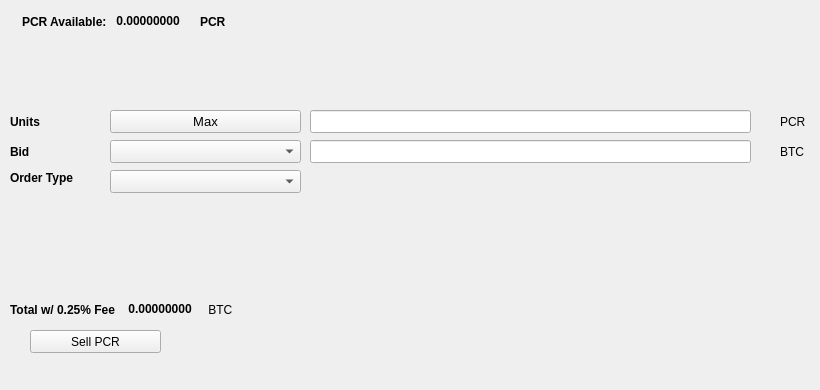
   <widget class="QWidget" name="SellTab">
    <attribute name="title">
     <string>Sell</string>
    </attribute>
    <widget class="QLabel" name="label_16">
     <property name="geometry">
      <rect>
       <x>780</x>
       <y>140</y>
       <width>31</width>
       <height>23</height>
      </rect>
     </property>
     <property name="text">
      <string>BTC</string>
     </property>
    </widget>
    <widget class="QComboBox" name="SellBidcomboBox">
     <property name="geometry">
      <rect>
       <x>110</x>
       <y>140</y>
       <width>191</width>
       <height>23</height>
      </rect>
     </property>
     <property name="font">
      <font>
       <pointsize>10</pointsize>
      </font>
     </property>
    </widget>
    <widget class="QLabel" name="label_18">
     <property name="geometry">
      <rect>
       <x>10</x>
       <y>110</y>
       <width>46</width>
       <height>23</height>
      </rect>
     </property>
     <property name="font">
      <font>
       <weight>75</weight>
       <bold>true</bold>
      </font>
     </property>
     <property name="text">
      <string>Units</string>
     </property>
    </widget>
    <widget class="QPushButton" name="Sell_Max_Amount">
     <property name="geometry">
      <rect>
       <x>110</x>
       <y>110</y>
       <width>191</width>
       <height>23</height>
      </rect>
     </property>
     <property name="font">
      <font>
       <pointsize>10</pointsize>
      </font>
     </property>
     <property name="text">
      <string>Max</string>
     </property>
    </widget>
    <widget class="QLabel" name="label_20">
     <property name="geometry">
      <rect>
       <x>10</x>
       <y>170</y>
       <width>91</width>
       <height>16</height>
      </rect>
     </property>
     <property name="font">
      <font>
       <weight>75</weight>
       <bold>true</bold>
      </font>
     </property>
     <property name="text">
      <string>Order Type</string>
     </property>
    </widget>
    <widget class="QComboBox" name="SellOrdertypeCombo">
     <property name="geometry">
      <rect>
       <x>110</x>
       <y>170</y>
       <width>191</width>
       <height>23</height>
      </rect>
     </property>
     <property name="font">
      <font>
       <pointsize>10</pointsize>
      </font>
     </property>
    </widget>
    <widget class="QLabel" name="label_21">
     <property name="geometry">
      <rect>
       <x>10</x>
       <y>140</y>
       <width>46</width>
       <height>23</height>
      </rect>
     </property>
     <property name="font">
      <font>
       <weight>75</weight>
       <bold>true</bold>
      </font>
     </property>
     <property name="text">
      <string>Bid</string>
     </property>
    </widget>
    <widget class="QLabel" name="label_22">
     <property name="geometry">
      <rect>
       <x>780</x>
       <y>110</y>
       <width>31</width>
       <height>23</height>
      </rect>
     </property>
     <property name="text">
      <string>PCR</string>
     </property>
    </widget>
    <widget class="QLineEdit" name="UnitsInputPCR">
     <property name="geometry">
      <rect>
       <x>310</x>
       <y>110</y>
       <width>441</width>
       <height>23</height>
      </rect>
     </property>
     <property name="font">
      <font>
       <pointsize>9</pointsize>
       <weight>75</weight>
       <bold>true</bold>
      </font>
     </property>
    </widget>
    <widget class="QLineEdit" name="SellBidPriceEdit">
     <property name="geometry">
      <rect>
       <x>310</x>
       <y>140</y>
       <width>441</width>
       <height>23</height>
      </rect>
     </property>
     <property name="font">
      <font>
       <pointsize>9</pointsize>
       <weight>75</weight>
       <bold>true</bold>
      </font>
     </property>
    </widget>
    <widget class="QPushButton" name="SellPCRBTN">
     <property name="geometry">
      <rect>
       <x>30</x>
       <y>330</y>
       <width>131</width>
       <height>23</height>
      </rect>
     </property>
     <property name="text">
      <string>Sell PCR</string>
     </property>
     <property name="icon">
      <iconset resource="../paycore">
       <normaloff>:/icons/bitcoin</normaloff>:/icons/bitcoin</iconset>
     </property>
    </widget>
    <widget class="QWidget" name="layoutWidget3">
     <property name="geometry">
      <rect>
       <x>22</x>
       <y>12</y>
       <width>258</width>
       <height>19</height>
      </rect>
     </property>
     <layout class="QHBoxLayout" name="horizontalLayout">
      <item>
       <widget class="QLabel" name="label232_2">
        <property name="font">
         <font>
          <weight>75</weight>
          <bold>true</bold>
         </font>
        </property>
        <property name="text">
         <string>PCR Available:</string>
        </property>
       </widget>
      </item>
      <item>
       <widget class="QLabel" name="PCRAvailableLabel">
        <property name="palette">
         <palette>
          <active>
           <colorrole role="WindowText">
            <brush brushstyle="SolidPattern">
             <color alpha="255">
              <red>0</red>
              <green>0</green>
              <blue>0</blue>
             </color>
            </brush>
           </colorrole>
           <colorrole role="Button">
            <brush brushstyle="SolidPattern">
             <color alpha="255">
              <red>0</red>
              <green>170</green>
              <blue>0</blue>
             </color>
            </brush>
           </colorrole>
           <colorrole role="Light">
            <brush brushstyle="SolidPattern">
             <color alpha="255">
              <red>0</red>
              <green>255</green>
              <blue>0</blue>
             </color>
            </brush>
           </colorrole>
           <colorrole role="Midlight">
            <brush brushstyle="SolidPattern">
             <color alpha="255">
              <red>0</red>
              <green>212</green>
              <blue>0</blue>
             </color>
            </brush>
           </colorrole>
           <colorrole role="Dark">
            <brush brushstyle="SolidPattern">
             <color alpha="255">
              <red>0</red>
              <green>85</green>
              <blue>0</blue>
             </color>
            </brush>
           </colorrole>
           <colorrole role="Mid">
            <brush brushstyle="SolidPattern">
             <color alpha="255">
              <red>0</red>
              <green>113</green>
              <blue>0</blue>
             </color>
            </brush>
           </colorrole>
           <colorrole role="Text">
            <brush brushstyle="SolidPattern">
             <color alpha="255">
              <red>0</red>
              <green>170</green>
              <blue>0</blue>
             </color>
            </brush>
           </colorrole>
           <colorrole role="BrightText">
            <brush brushstyle="SolidPattern">
             <color alpha="255">
              <red>255</red>
              <green>255</green>
              <blue>255</blue>
             </color>
            </brush>
           </colorrole>
           <colorrole role="ButtonText">
            <brush brushstyle="SolidPattern">
             <color alpha="255">
              <red>0</red>
              <green>0</green>
              <blue>0</blue>
             </color>
            </brush>
           </colorrole>
           <colorrole role="Base">
            <brush brushstyle="SolidPattern">
             <color alpha="255">
              <red>255</red>
              <green>255</green>
              <blue>255</blue>
             </color>
            </brush>
           </colorrole>
           <colorrole role="Window">
            <brush brushstyle="SolidPattern">
             <color alpha="255">
              <red>0</red>
              <green>170</green>
              <blue>0</blue>
             </color>
            </brush>
           </colorrole>
           <colorrole role="Shadow">
            <brush brushstyle="SolidPattern">
             <color alpha="255">
              <red>0</red>
              <green>0</green>
              <blue>0</blue>
             </color>
            </brush>
           </colorrole>
           <colorrole role="AlternateBase">
            <brush brushstyle="SolidPattern">
             <color alpha="255">
              <red>127</red>
              <green>212</green>
              <blue>127</blue>
             </color>
            </brush>
           </colorrole>
           <colorrole role="ToolTipBase">
            <brush brushstyle="SolidPattern">
             <color alpha="255">
              <red>255</red>
              <green>255</green>
              <blue>220</blue>
             </color>
            </brush>
           </colorrole>
           <colorrole role="ToolTipText">
            <brush brushstyle="SolidPattern">
             <color alpha="255">
              <red>0</red>
              <green>0</green>
              <blue>0</blue>
             </color>
            </brush>
           </colorrole>
          </active>
          <inactive>
           <colorrole role="WindowText">
            <brush brushstyle="SolidPattern">
             <color alpha="255">
              <red>0</red>
              <green>0</green>
              <blue>0</blue>
             </color>
            </brush>
           </colorrole>
           <colorrole role="Button">
            <brush brushstyle="SolidPattern">
             <color alpha="255">
              <red>0</red>
              <green>170</green>
              <blue>0</blue>
             </color>
            </brush>
           </colorrole>
           <colorrole role="Light">
            <brush brushstyle="SolidPattern">
             <color alpha="255">
              <red>0</red>
              <green>255</green>
              <blue>0</blue>
             </color>
            </brush>
           </colorrole>
           <colorrole role="Midlight">
            <brush brushstyle="SolidPattern">
             <color alpha="255">
              <red>0</red>
              <green>212</green>
              <blue>0</blue>
             </color>
            </brush>
           </colorrole>
           <colorrole role="Dark">
            <brush brushstyle="SolidPattern">
             <color alpha="255">
              <red>0</red>
              <green>85</green>
              <blue>0</blue>
             </color>
            </brush>
           </colorrole>
           <colorrole role="Mid">
            <brush brushstyle="SolidPattern">
             <color alpha="255">
              <red>0</red>
              <green>113</green>
              <blue>0</blue>
             </color>
            </brush>
           </colorrole>
           <colorrole role="Text">
            <brush brushstyle="SolidPattern">
             <color alpha="255">
              <red>0</red>
              <green>170</green>
              <blue>0</blue>
             </color>
            </brush>
           </colorrole>
           <colorrole role="BrightText">
            <brush brushstyle="SolidPattern">
             <color alpha="255">
              <red>255</red>
              <green>255</green>
              <blue>255</blue>
             </color>
            </brush>
           </colorrole>
           <colorrole role="ButtonText">
            <brush brushstyle="SolidPattern">
             <color alpha="255">
              <red>0</red>
              <green>0</green>
              <blue>0</blue>
             </color>
            </brush>
           </colorrole>
           <colorrole role="Base">
            <brush brushstyle="SolidPattern">
             <color alpha="255">
              <red>255</red>
              <green>255</green>
              <blue>255</blue>
             </color>
            </brush>
           </colorrole>
           <colorrole role="Window">
            <brush brushstyle="SolidPattern">
             <color alpha="255">
              <red>0</red>
              <green>170</green>
              <blue>0</blue>
             </color>
            </brush>
           </colorrole>
           <colorrole role="Shadow">
            <brush brushstyle="SolidPattern">
             <color alpha="255">
              <red>0</red>
              <green>0</green>
              <blue>0</blue>
             </color>
            </brush>
           </colorrole>
           <colorrole role="AlternateBase">
            <brush brushstyle="SolidPattern">
             <color alpha="255">
              <red>127</red>
              <green>212</green>
              <blue>127</blue>
             </color>
            </brush>
           </colorrole>
           <colorrole role="ToolTipBase">
            <brush brushstyle="SolidPattern">
             <color alpha="255">
              <red>255</red>
              <green>255</green>
              <blue>220</blue>
             </color>
            </brush>
           </colorrole>
           <colorrole role="ToolTipText">
            <brush brushstyle="SolidPattern">
             <color alpha="255">
              <red>0</red>
              <green>0</green>
              <blue>0</blue>
             </color>
            </brush>
           </colorrole>
          </inactive>
          <disabled>
           <colorrole role="WindowText">
            <brush brushstyle="SolidPattern">
             <color alpha="255">
              <red>0</red>
              <green>85</green>
              <blue>0</blue>
             </color>
            </brush>
           </colorrole>
           <colorrole role="Button">
            <brush brushstyle="SolidPattern">
             <color alpha="255">
              <red>0</red>
              <green>170</green>
              <blue>0</blue>
             </color>
            </brush>
           </colorrole>
           <colorrole role="Light">
            <brush brushstyle="SolidPattern">
             <color alpha="255">
              <red>0</red>
              <green>255</green>
              <blue>0</blue>
             </color>
            </brush>
           </colorrole>
           <colorrole role="Midlight">
            <brush brushstyle="SolidPattern">
             <color alpha="255">
              <red>0</red>
              <green>212</green>
              <blue>0</blue>
             </color>
            </brush>
           </colorrole>
           <colorrole role="Dark">
            <brush brushstyle="SolidPattern">
             <color alpha="255">
              <red>0</red>
              <green>85</green>
              <blue>0</blue>
             </color>
            </brush>
           </colorrole>
           <colorrole role="Mid">
            <brush brushstyle="SolidPattern">
             <color alpha="255">
              <red>0</red>
              <green>113</green>
              <blue>0</blue>
             </color>
            </brush>
           </colorrole>
           <colorrole role="Text">
            <brush brushstyle="SolidPattern">
             <color alpha="255">
              <red>0</red>
              <green>85</green>
              <blue>0</blue>
             </color>
            </brush>
           </colorrole>
           <colorrole role="BrightText">
            <brush brushstyle="SolidPattern">
             <color alpha="255">
              <red>255</red>
              <green>255</green>
              <blue>255</blue>
             </color>
            </brush>
           </colorrole>
           <colorrole role="ButtonText">
            <brush brushstyle="SolidPattern">
             <color alpha="255">
              <red>0</red>
              <green>85</green>
              <blue>0</blue>
             </color>
            </brush>
           </colorrole>
           <colorrole role="Base">
            <brush brushstyle="SolidPattern">
             <color alpha="255">
              <red>0</red>
              <green>170</green>
              <blue>0</blue>
             </color>
            </brush>
           </colorrole>
           <colorrole role="Window">
            <brush brushstyle="SolidPattern">
             <color alpha="255">
              <red>0</red>
              <green>170</green>
              <blue>0</blue>
             </color>
            </brush>
           </colorrole>
           <colorrole role="Shadow">
            <brush brushstyle="SolidPattern">
             <color alpha="255">
              <red>0</red>
              <green>0</green>
              <blue>0</blue>
             </color>
            </brush>
           </colorrole>
           <colorrole role="AlternateBase">
            <brush brushstyle="SolidPattern">
             <color alpha="255">
              <red>0</red>
              <green>170</green>
              <blue>0</blue>
             </color>
            </brush>
           </colorrole>
           <colorrole role="ToolTipBase">
            <brush brushstyle="SolidPattern">
             <color alpha="255">
              <red>255</red>
              <green>255</green>
              <blue>220</blue>
             </color>
            </brush>
           </colorrole>
           <colorrole role="ToolTipText">
            <brush brushstyle="SolidPattern">
             <color alpha="255">
              <red>0</red>
              <green>0</green>
              <blue>0</blue>
             </color>
            </brush>
           </colorrole>
          </disabled>
         </palette>
        </property>
        <property name="font">
         <font>
          <weight>75</weight>
          <bold>true</bold>
         </font>
        </property>
        <property name="text">
         <string> 0.00000000 </string>
        </property>
        <property name="textInteractionFlags">
         <set>Qt::LinksAccessibleByMouse|Qt::TextSelectableByKeyboard|Qt::TextSelectableByMouse</set>
        </property>
       </widget>
      </item>
      <item>
       <widget class="QLabel" name="labelPCR">
        <property name="font">
         <font>
          <weight>75</weight>
          <bold>true</bold>
         </font>
        </property>
        <property name="text">
         <string>PCR</string>
        </property>
       </widget>
      </item>
     </layout>
    </widget>
    <widget class="QWidget" name="layoutWidget">
     <property name="geometry">
      <rect>
       <x>10</x>
       <y>300</y>
       <width>268</width>
       <height>19</height>
      </rect>
     </property>
     <layout class="QHBoxLayout" name="horizontalLayout_2">
      <item>
       <widget class="QLabel" name="label_19">
        <property name="font">
         <font>
          <weight>75</weight>
          <bold>true</bold>
         </font>
        </property>
        <property name="text">
         <string>Total w/ 0.25% Fee </string>
        </property>
       </widget>
      </item>
      <item>
       <widget class="QLabel" name="SellCostLabel">
        <property name="palette">
         <palette>
          <active>
           <colorrole role="WindowText">
            <brush brushstyle="SolidPattern">
             <color alpha="255">
              <red>0</red>
              <green>0</green>
              <blue>0</blue>
             </color>
            </brush>
           </colorrole>
           <colorrole role="Button">
            <brush brushstyle="SolidPattern">
             <color alpha="255">
              <red>0</red>
              <green>170</green>
              <blue>0</blue>
             </color>
            </brush>
           </colorrole>
           <colorrole role="Light">
            <brush brushstyle="SolidPattern">
             <color alpha="255">
              <red>0</red>
              <green>255</green>
              <blue>0</blue>
             </color>
            </brush>
           </colorrole>
           <colorrole role="Midlight">
            <brush brushstyle="SolidPattern">
             <color alpha="255">
              <red>0</red>
              <green>212</green>
              <blue>0</blue>
             </color>
            </brush>
           </colorrole>
           <colorrole role="Dark">
            <brush brushstyle="SolidPattern">
             <color alpha="255">
              <red>0</red>
              <green>85</green>
              <blue>0</blue>
             </color>
            </brush>
           </colorrole>
           <colorrole role="Mid">
            <brush brushstyle="SolidPattern">
             <color alpha="255">
              <red>0</red>
              <green>113</green>
              <blue>0</blue>
             </color>
            </brush>
           </colorrole>
           <colorrole role="Text">
            <brush brushstyle="SolidPattern">
             <color alpha="255">
              <red>0</red>
              <green>170</green>
              <blue>0</blue>
             </color>
            </brush>
           </colorrole>
           <colorrole role="BrightText">
            <brush brushstyle="SolidPattern">
             <color alpha="255">
              <red>255</red>
              <green>255</green>
              <blue>255</blue>
             </color>
            </brush>
           </colorrole>
           <colorrole role="ButtonText">
            <brush brushstyle="SolidPattern">
             <color alpha="255">
              <red>0</red>
              <green>0</green>
              <blue>0</blue>
             </color>
            </brush>
           </colorrole>
           <colorrole role="Base">
            <brush brushstyle="SolidPattern">
             <color alpha="255">
              <red>255</red>
              <green>255</green>
              <blue>255</blue>
             </color>
            </brush>
           </colorrole>
           <colorrole role="Window">
            <brush brushstyle="SolidPattern">
             <color alpha="255">
              <red>0</red>
              <green>170</green>
              <blue>0</blue>
             </color>
            </brush>
           </colorrole>
           <colorrole role="Shadow">
            <brush brushstyle="SolidPattern">
             <color alpha="255">
              <red>0</red>
              <green>0</green>
              <blue>0</blue>
             </color>
            </brush>
           </colorrole>
           <colorrole role="AlternateBase">
            <brush brushstyle="SolidPattern">
             <color alpha="255">
              <red>127</red>
              <green>212</green>
              <blue>127</blue>
             </color>
            </brush>
           </colorrole>
           <colorrole role="ToolTipBase">
            <brush brushstyle="SolidPattern">
             <color alpha="255">
              <red>255</red>
              <green>255</green>
              <blue>220</blue>
             </color>
            </brush>
           </colorrole>
           <colorrole role="ToolTipText">
            <brush brushstyle="SolidPattern">
             <color alpha="255">
              <red>0</red>
              <green>0</green>
              <blue>0</blue>
             </color>
            </brush>
           </colorrole>
          </active>
          <inactive>
           <colorrole role="WindowText">
            <brush brushstyle="SolidPattern">
             <color alpha="255">
              <red>0</red>
              <green>0</green>
              <blue>0</blue>
             </color>
            </brush>
           </colorrole>
           <colorrole role="Button">
            <brush brushstyle="SolidPattern">
             <color alpha="255">
              <red>0</red>
              <green>170</green>
              <blue>0</blue>
             </color>
            </brush>
           </colorrole>
           <colorrole role="Light">
            <brush brushstyle="SolidPattern">
             <color alpha="255">
              <red>0</red>
              <green>255</green>
              <blue>0</blue>
             </color>
            </brush>
           </colorrole>
           <colorrole role="Midlight">
            <brush brushstyle="SolidPattern">
             <color alpha="255">
              <red>0</red>
              <green>212</green>
              <blue>0</blue>
             </color>
            </brush>
           </colorrole>
           <colorrole role="Dark">
            <brush brushstyle="SolidPattern">
             <color alpha="255">
              <red>0</red>
              <green>85</green>
              <blue>0</blue>
             </color>
            </brush>
           </colorrole>
           <colorrole role="Mid">
            <brush brushstyle="SolidPattern">
             <color alpha="255">
              <red>0</red>
              <green>113</green>
              <blue>0</blue>
             </color>
            </brush>
           </colorrole>
           <colorrole role="Text">
            <brush brushstyle="SolidPattern">
             <color alpha="255">
              <red>0</red>
              <green>170</green>
              <blue>0</blue>
             </color>
            </brush>
           </colorrole>
           <colorrole role="BrightText">
            <brush brushstyle="SolidPattern">
             <color alpha="255">
              <red>255</red>
              <green>255</green>
              <blue>255</blue>
             </color>
            </brush>
           </colorrole>
           <colorrole role="ButtonText">
            <brush brushstyle="SolidPattern">
             <color alpha="255">
              <red>0</red>
              <green>0</green>
              <blue>0</blue>
             </color>
            </brush>
           </colorrole>
           <colorrole role="Base">
            <brush brushstyle="SolidPattern">
             <color alpha="255">
              <red>255</red>
              <green>255</green>
              <blue>255</blue>
             </color>
            </brush>
           </colorrole>
           <colorrole role="Window">
            <brush brushstyle="SolidPattern">
             <color alpha="255">
              <red>0</red>
              <green>170</green>
              <blue>0</blue>
             </color>
            </brush>
           </colorrole>
           <colorrole role="Shadow">
            <brush brushstyle="SolidPattern">
             <color alpha="255">
              <red>0</red>
              <green>0</green>
              <blue>0</blue>
             </color>
            </brush>
           </colorrole>
           <colorrole role="AlternateBase">
            <brush brushstyle="SolidPattern">
             <color alpha="255">
              <red>127</red>
              <green>212</green>
              <blue>127</blue>
             </color>
            </brush>
           </colorrole>
           <colorrole role="ToolTipBase">
            <brush brushstyle="SolidPattern">
             <color alpha="255">
              <red>255</red>
              <green>255</green>
              <blue>220</blue>
             </color>
            </brush>
           </colorrole>
           <colorrole role="ToolTipText">
            <brush brushstyle="SolidPattern">
             <color alpha="255">
              <red>0</red>
              <green>0</green>
              <blue>0</blue>
             </color>
            </brush>
           </colorrole>
          </inactive>
          <disabled>
           <colorrole role="WindowText">
            <brush brushstyle="SolidPattern">
             <color alpha="255">
              <red>0</red>
              <green>85</green>
              <blue>0</blue>
             </color>
            </brush>
           </colorrole>
           <colorrole role="Button">
            <brush brushstyle="SolidPattern">
             <color alpha="255">
              <red>0</red>
              <green>170</green>
              <blue>0</blue>
             </color>
            </brush>
           </colorrole>
           <colorrole role="Light">
            <brush brushstyle="SolidPattern">
             <color alpha="255">
              <red>0</red>
              <green>255</green>
              <blue>0</blue>
             </color>
            </brush>
           </colorrole>
           <colorrole role="Midlight">
            <brush brushstyle="SolidPattern">
             <color alpha="255">
              <red>0</red>
              <green>212</green>
              <blue>0</blue>
             </color>
            </brush>
           </colorrole>
           <colorrole role="Dark">
            <brush brushstyle="SolidPattern">
             <color alpha="255">
              <red>0</red>
              <green>85</green>
              <blue>0</blue>
             </color>
            </brush>
           </colorrole>
           <colorrole role="Mid">
            <brush brushstyle="SolidPattern">
             <color alpha="255">
              <red>0</red>
              <green>113</green>
              <blue>0</blue>
             </color>
            </brush>
           </colorrole>
           <colorrole role="Text">
            <brush brushstyle="SolidPattern">
             <color alpha="255">
              <red>0</red>
              <green>85</green>
              <blue>0</blue>
             </color>
            </brush>
           </colorrole>
           <colorrole role="BrightText">
            <brush brushstyle="SolidPattern">
             <color alpha="255">
              <red>255</red>
              <green>255</green>
              <blue>255</blue>
             </color>
            </brush>
           </colorrole>
           <colorrole role="ButtonText">
            <brush brushstyle="SolidPattern">
             <color alpha="255">
              <red>0</red>
              <green>85</green>
              <blue>0</blue>
             </color>
            </brush>
           </colorrole>
           <colorrole role="Base">
            <brush brushstyle="SolidPattern">
             <color alpha="255">
              <red>0</red>
              <green>170</green>
              <blue>0</blue>
             </color>
            </brush>
           </colorrole>
           <colorrole role="Window">
            <brush brushstyle="SolidPattern">
             <color alpha="255">
              <red>0</red>
              <green>170</green>
              <blue>0</blue>
             </color>
            </brush>
           </colorrole>
           <colorrole role="Shadow">
            <brush brushstyle="SolidPattern">
             <color alpha="255">
              <red>0</red>
              <green>0</green>
              <blue>0</blue>
             </color>
            </brush>
           </colorrole>
           <colorrole role="AlternateBase">
            <brush brushstyle="SolidPattern">
             <color alpha="255">
              <red>0</red>
              <green>170</green>
              <blue>0</blue>
             </color>
            </brush>
           </colorrole>
           <colorrole role="ToolTipBase">
            <brush brushstyle="SolidPattern">
             <color alpha="255">
              <red>255</red>
              <green>255</green>
              <blue>220</blue>
             </color>
            </brush>
           </colorrole>
           <colorrole role="ToolTipText">
            <brush brushstyle="SolidPattern">
             <color alpha="255">
              <red>0</red>
              <green>0</green>
              <blue>0</blue>
             </color>
            </brush>
           </colorrole>
          </disabled>
         </palette>
        </property>
        <property name="font">
         <font>
          <weight>75</weight>
          <bold>true</bold>
         </font>
        </property>
        <property name="autoFillBackground">
         <bool>false</bool>
        </property>
        <property name="text">
         <string> 0.00000000</string>
        </property>
        <property name="textInteractionFlags">
         <set>Qt::LinksAccessibleByMouse|Qt::TextSelectableByMouse</set>
        </property>
       </widget>
      </item>
      <item>
       <widget class="QLabel" name="label_17">
        <property name="font">
         <font>
          <weight>50</weight>
          <bold>false</bold>
         </font>
        </property>
        <property name="text">
         <string> BTC</string>
        </property>
       </widget>
      </item>
     </layout>
    </widget>
    <widget class="QLabel" name="label_23">
     <property name="geometry">
      <rect>
       <x>460</x>
       <y>300</y>
       <width>281</width>
       <height>81</height>
      </rect>
     </property>
     <property name="text">
      <string/>
     </property>
     <property name="pixmap">
      <pixmap>:/images/bittrex</pixmap>
     </property>
    </widget>
   </widget>
